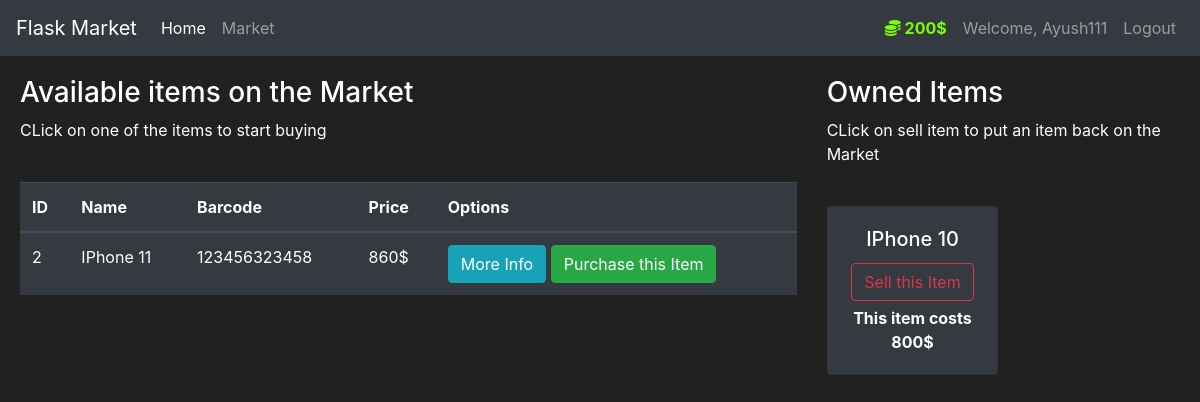
The page /market (signed in) on the database its author committed.
### market/models.py (models this page shows, shortened)
class User(db.Model , UserMixin):
    id = db.Column(db.Integer() , primary_key=True)
    username = db.Column(db.String(length=30) , nullable=False , unique=True)
    email_address = db.Column(db.String(length=50) , nullable=False , unique=True)
    password_hash = db.Column(db.String(length=60) , nullable=False)
    budget = db.Column(db.Integer() , nullable=False , default=1000)
    items = db.relationship('Item' , backref='owned_user' ,lazy=True)
    @property
    def prettier_budget(self):
        if len(str(self.budget)) >= 4:
            return f'{str(self.budget)[:-3]},{str(self.budget)[-3:]}$'
        else:
            return f"{self.budget}$"
    @property
    def password(self):
        return self.password

class Item(db.Model):
    id = db.Column(db.Integer() , primary_key=True)
    name = db.Column(db.String(length=30) , nullable=False , unique=True)
    price = db.Column(db.Integer() , nullable=False)
    barcode = db.Column(db.String(length=12) , nullable=False , unique=True)
    description = db.Column(db.String(length=1024) , nullable=False , unique=True)
    owner = db.Column(db.Integer() , db.ForeignKey('user.id'))

### market/routes.py (the view, shortened to what this page needs)
@app.route('/market' , methods=['GET','POST'])
@login_required
def market_page():
    purchase_form = PurchaseItemForm();
    selling_form = SellItemForm()
    if request.method == "GET":
        items = Item.query.filter_by(owner=None)
        owned_items = Item.query.filter_by(owner=current_user.id)
        return render_template('market.html' , items=items , purchase_form = purchase_form , owned_items=owned_items , selling_form=selling_form)

### market/models.py (called while the page is built)
@login_manager.user_loader
def load_user(user_id):
    return User.query.get(int(user_id))

### market/templates/market.html (shortened to what this page needs)
{% extends 'base.html' %} {% block title %} Market page {% endblock%} {% block
content %}
<div class="row" style="margin-top: 20px; margin-left: 5px">
  <div class="col-8">
    <h3>Available items on the Market</h3>
    <p>CLick on one of the items to start buying</p>
    <br />
    <table class="table table-hover table-dark">
      <thead>
        <tr>
          <th scope="col">ID</th>
          <th scope="col">Name</th>
          <th scope="col">Barcode</th>
          <th scope="col">Price</th>
          <th scope="col">Options</th>
        </tr>
      </thead>
      <tbody>
        {% for item in items %} {% include 'includes/items_modals.html'%}
        <tr>
          <td>{{ item.id }}</td>
          <td>{{ item.name }}</td>
          <td>{{ item.barcode }}</td>
          <td>{{ item.price }}$</td>
          <td>
            <button
              class="btn btn-outline btn-info"
              data-toggle="modal"
              data-target="#Modal-MoreInfo-{{item.id}}">
              More Info
            </button>
            <button
              class="btn btn-outline btn-success"
              data-toggle="modal"
              data-target="#Modal-PurchaseConfirm-{{item.id}}">
              Purchase this Item
            </button>
          </td>
        </tr>
        {% endfor %}
      </tbody>
    </table>
  </div>
  <div class="col-4">
    <h3>Owned Items</h3>
    <p>CLick on sell item to put an item back on the Market</p>
    <br />
    <div class="row">
      {% for owned_item in owned_items %} {% include
      <div class="col-md-6">
        <div style="margin-bottom: 5px" class="card text-center bg-dark">
          <div class="card-body">
            <h5 class="card-title">{{ owned_item.name }}</h5>
            <button
              type="button"
              class="btn btn-outline-danger"
              style="margin-bottom: 5px"
              data-toggle="modal"
              data-target="#Modal-SellingConfirm-{{ owned_item.id }}">
              Sell this Item
            </button>
            <p class="card-text">
              <strong> This item costs {{ owned_item.price }}$ </strong>
            </p>
          </div>
        </div>
      </div>
      {% endfor %}
    </div>
  </div>
</div>
{% endblock %}

### market/templates/base.html (shortened to what this page needs)
<!DOCTYPE html>
<html lang="en">
  <head>
    <link
      rel="stylesheet"
      href="https://cdn.jsdelivr.net/npm/bootstrap@4.5.3/dist/css/bootstrap.min.css"
 />
    <link
      rel="stylesheet"
      href="https://cdnjs.cloudflare.com/ajax/libs/font-awesome/6.5.1/css/all.min.css"
 />
  </head>
  <body>
    <nav class="navbar navbar-expand-md navbar-dark bg-dark">
      <a class="navbar-brand" href="#">Flask Market</a>
      <div class="collapse navbar-collapse" id="navbarNav">
        <ul class="navbar-nav mr-auto">
          <li class="nav-item active">
            <a class="nav-link" href="{{ url_for('home_page') }}"
              >Home <span class="sr-only">(current)</span></a
            >
          </li>
          <li class="nav-item">
            <a class="nav-link" href="{{ url_for('market_page') }}">Market</a>
          </li>
        </ul>
        {% if current_user.is_authenticated %}
        <ul class="navbar-nav">
          <li class="nav-item">
            <a class="nav-link" style="color: lawngreen; font-weight: bold">
              <i class="fa-solid fa-coins"></i>
              {{current_user.prettier_budget }}
            </a>
          </li>
          <li class="nav-item">
            <a class="nav-link">Welcome, {{current_user.username}}</a>
          </li>
          <li class="nav-item">
            <a class="nav-link" href="{{ url_for('logout_page') }}">Logout</a>
          </li>
        </ul>
        {% endif%}
      </div>
    </nav>
     {% block content %} {% endblock %}
  </body>
</html>

### market/templates/base.html (style rules this page uses)
body { background-color: #212121; color: white; }

### rows shown on the page
User: prettier_budget "200$", username "Ayush111"
Item: id "2", name "IPhone 11", barcode "123456323458", price "860"
Item: name "IPhone 10", price "800"
